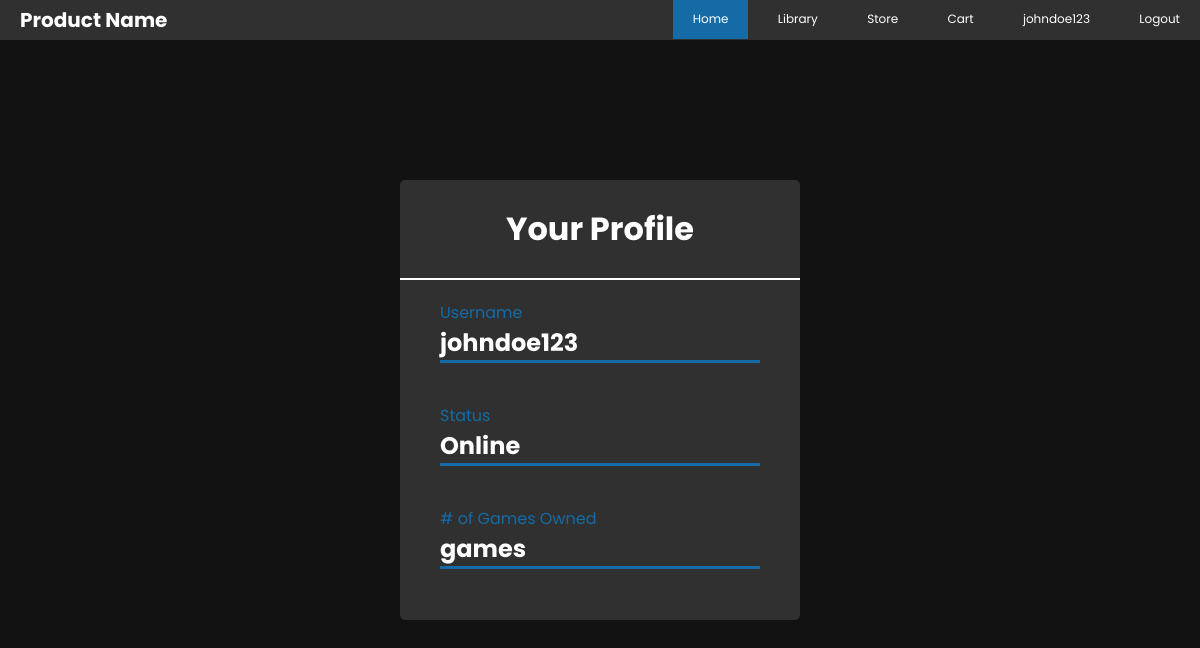
Page /profile.php (signed in) on the earlier database version.
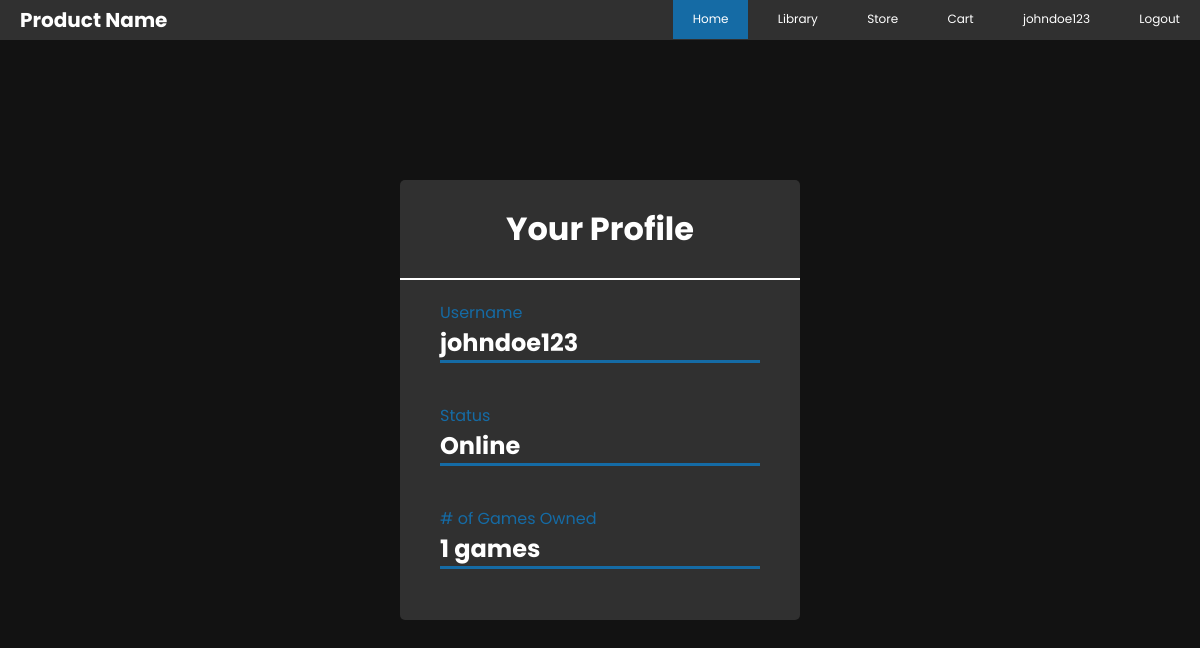
Same page on the later database version.
### tables this page shows
CREATE TABLE `library` (
  `LibraryID` int NOT NULL AUTO_INCREMENT,
  `UserID` int NOT NULL,
  `GameCount` int NOT NULL DEFAULT '0',
  PRIMARY KEY (`LibraryID`,`UserID`),
  KEY `LIBRARYUSER_FK` (`UserID`),
  CONSTRAINT `LIBRARYUSER_FK` FOREIGN KEY (`UserID`) REFERENCES `user` (`UserID`)
);

### classes/DBHandler.php (called while the page is built)
<?php
class DBHandler
{
    public function connect()
    {
        try {
            $username = "root";
            $password = "root";
            $dbh = new PDO('mysql:host=localhost;dbname=gameplatform', $username, $password);
            return $dbh;
        } catch (PDOException $e) {
            print "Error!: " . $e->getMessage() . "<br/>";
            die();
        }
    }
}

### profile.php (the view, shortened to what this page needs)
<?php
include "classes/DBHandler.php";
    $con = new DBHandler();
    $stmt = $con->connect()->prepare("SELECT UserID FROM USER WHERE Username = ?;");
    $stmt->execute(array($_SESSION["username"]));
    $userID = $stmt->fetchColumn();
    $stmt = $con->connect()->prepare("SELECT GameCount FROM LIBRARY WHERE UserID = ?;");
    $stmt->execute(array($userID));
    $gameCount = $stmt->fetchColumn();
?>
<!DOCTYPE html>
<html lang="en">
<head>
    <link rel="stylesheet" href="styles/main.css">
    <link rel="stylesheet" href="styles/nav.css">
    <link rel="stylesheet" href="styles/checkout.css">
</head>
<body>
    <div class="navbar">
        <nav>
            <div>
                <ul>
                    <li><a class="selected" href="index.php">Home</a></li>
                    <?php
                    if (isset($_SESSION["username"])) {
                    ?>
                        <li><a href="library.php">Library</a></li>
                        <li><a href="store.php">Store</a></li>
                        <li><a href="cart.php">Cart</a></li>
                        <li><a href="profile.php"><?php echo $_SESSION["username"]; ?></a></li>
                        <li><a href="includes/logout.inc.php">Logout</a></li>
                    <?php
                    }
                    ?>
                </ul>
            </div>
        </nav>
        <h1>Product Name</h1>
    </div>
    <div class="center">
        <h1>Your Profile</h1>
        <form method="post">
            <label>Username</label>
            <h2><?php echo $_SESSION["username"] ?></h2>
            <label>Status</label>
            <h2>Online</h2>
            <label># of Games Owned</label>
            <h2><?php echo $gameCount;?> games</h2>
        </form>
    </div>
</body>
</html>

### styles/main.css (style rules this page uses)
* { margin: 0; padding: 0; box-sizing: border-box; font-family: "Poppins", sans-serif; }
body { margin: 0; padding: 0; background: rgba(0, 0, 0, 0.93); height: 100vh; }
.center { position: absolute; top: 50%; left: 50%; transform: translate(-50%, -50%); width: 400px; height: 413px; background: #303030; border-radius: 5px; }
.center h1 { color: white; text-align: center; padding: 25px 0; border-bottom: 2px solid white; }
.center form { padding: 0 40px; box-sizing: border-box; }

### styles/nav.css (style rules this page uses)
.navbar { background-color: #303030; }
.navbar h1 { font-size: 20px; color: white; position:absolute; top:5px; padding-left: 20px; }
nav { flex: 1; flex-wrap: wrap; text-align: right; padding-bottom: 10px; padding-top: -10px; }
nav ul li { display: inline-block; margin-left: 5px; margin-top: 5px; }
nav ul li a { color: white; font-size: 12px; padding: 12px 20px; transition: red 0.5s; text-decoration:none ; }
.selected { background: #156ba5; }

### styles/checkout.css (style rules this page uses)
h1 { margin-bottom: 20px; }
label { color: white; margin-top: 20px; }
.center { height: 520px; }

### profile.php (style rules this page uses)
.center { height: 440px; }
label { color: #156ba5; }
h2 { color: white; margin-bottom: 40px; border-bottom: solid; border-color: #156ba5; }

Differences in the rows shown:
added library: GameCount "1"
